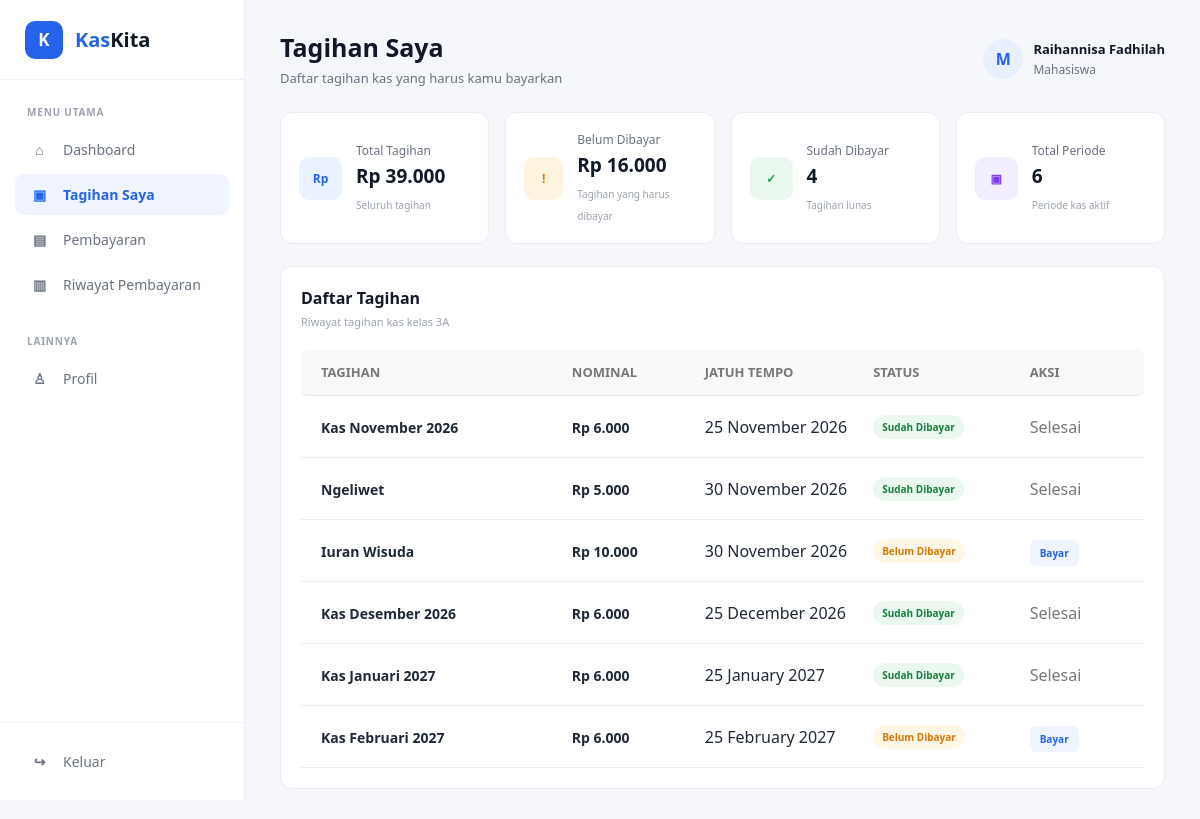
Screenshot of /pages/tagihan_mahasiswa.php (signed in) with the database file from the repository.
### tables this page shows
CREATE TABLE `mahasiswa` (
  `id_mahasiswa` int NOT NULL,
  `id_user` int NOT NULL,
  `nim` varchar(20) NOT NULL,
  `nama_mahasiswa` varchar(100) NOT NULL,
  `no_hp` varchar(15) DEFAULT NULL,
  `status` enum('Aktif','Nonaktif') DEFAULT 'Aktif'
);

CREATE TABLE `tagihan_mahasiswa` (
  `id_tagihan_mahasiswa` int NOT NULL,
  `id_mahasiswa` int NOT NULL,
  `id_tagihan` int NOT NULL,
  `status_tagihan` enum('Belum Dibayar','Sudah Dibayar') DEFAULT 'Belum Dibayar'
);

CREATE TABLE `tagihan_kas` (
  `id_tagihan` int NOT NULL,
  `nama_tagihan` varchar(100) NOT NULL,
  `nominal_tagihan` decimal(12,2) NOT NULL,
  `tanggal_tagihan` date NOT NULL,
  `tanggal_jatuh_tempo` date NOT NULL,
  `status_tagihan` enum('aktif','selesai') DEFAULT 'aktif'
);

### pages/tagihan_mahasiswa.php (the view, shortened to what this page needs)
<?php
$db = new Database();
$conn = $db->connect();
$id_user = $_SESSION['id_user'];
$stmtMahasiswa = $conn->prepare("
    SELECT
        id_mahasiswa,
        nama_mahasiswa
    FROM mahasiswa
    WHERE id_user = ?
");
$stmtMahasiswa->bind_param("i", $id_user);
$stmtMahasiswa->execute();
$resultMahasiswa = $stmtMahasiswa->get_result();
$mahasiswa = $resultMahasiswa->fetch_assoc();
$id_mahasiswa = $mahasiswa['id_mahasiswa'];
$namaMahasiswa = $mahasiswa['nama_mahasiswa'];
$tagihan = [];
$query = "
    SELECT
        tm.id_tagihan_mahasiswa,
        tm.id_tagihan,
        tm.status_tagihan,
        tk.nama_tagihan,
        tk.nominal_tagihan,
        tk.tanggal_tagihan,
        tk.tanggal_jatuh_tempo,
        tk.status_tagihan AS status_tagihan_master,
        (
            SELECT p.status_pembayaran
            FROM pembayaran p
            WHERE p.id_tagihan_mahasiswa = tm.id_tagihan_mahasiswa
            ORDER BY p.id_pembayaran DESC
            LIMIT 1
        ) AS status_pembayaran
    FROM tagihan_mahasiswa tm
    INNER JOIN tagihan_kas tk
        ON tm.id_tagihan = tk.id_tagihan
    WHERE tm.id_mahasiswa = ?
      AND tk.status_tagihan = 'aktif'
    ORDER BY tk.tanggal_jatuh_tempo ASC
";
$stmtTagihan = $conn->prepare($query);
$stmtTagihan->bind_param(
    "i",
    $id_mahasiswa
);
$stmtTagihan->execute();
$resultTagihan = $stmtTagihan->get_result();
while ($row = $resultTagihan->fetch_assoc()) {
    $status = 'Belum Dibayar';
    if ($row['status_pembayaran'] === 'disetujui') {
        $status = 'Sudah Dibayar';
    } elseif ($row['status_pembayaran'] === 'menunggu') {
        $status = 'Menunggu Verifikasi';
    } elseif ($row['status_pembayaran'] === 'ditolak') {
        $status = 'Ditolak';
    }
    $tagihan[] = [
        'id_tagihan_mahasiswa' => $row['id_tagihan_mahasiswa'],
        'id_tagihan' => $row['id_tagihan'],
        'nama' => $row['nama_tagihan'],
        'nominal' => $row['nominal_tagihan'],
        'tanggal_tagihan' => $row['tanggal_tagihan'],
        'jatuh_tempo' => $row['tanggal_jatuh_tempo'],
        'status' => $status
    ];
}
$totalTagihan = 0;
$totalBelumBayar = 0;
$totalSudahBayar = 0;
foreach ($tagihan as $item) {
    $totalTagihan += $item['nominal'];
    if (
        $item['status'] === 'Belum Dibayar' ||
        $item['status'] === 'Ditolak'
    ) {
        $totalBelumBayar += $item['nominal'];
    }
    if ($item['status'] === 'Sudah Dibayar') {
        $totalSudahBayar++;
    }
}
?>
<!DOCTYPE html>
<html lang="id">
<head>
    <link rel="stylesheet" href="/kaskita/assets/css/style.css">
</head>
<body>
    <div class="app">
        <aside class="sidebar">
            <div class="brand">
                <div class="brand-icon">
                    K
                </div>
                <div class="brand-name">
                    <span>Kas</span>Kita
                </div>
            </div>
            <div class="menu-section">
                <p class="menu-title">
                    MENU UTAMA
                </p>
                <nav class="menu">
                    <a href="dashboard_mahasiswa.php">
                        <span class="menu-icon">
                            ⌂
                        </span>
                        <span>
                            Dashboard
                        </span>
                    </a>
                    <a href="tagihan_mahasiswa.php" class="active">
                        <span class="menu-icon">
                            ▣
                        </span>
                        <span>
                            Tagihan Saya
                        </span>
                    </a>
                    <a href="tagihan_mahasiswa.php">
                        <span class="menu-icon">
                            ▤
                        </span>
                        <span>
                            Pembayaran
                        </span>
                    </a>
                    <a href="riwayat_pembayaran.php">
                        <span class="menu-icon">
                            ▥
                        </span>
                        <span>
                            Riwayat Pembayaran
                        </span>
                    </a>
                </nav>
            </div>
            <div class="menu-section">
                <p class="menu-title">
                    LAINNYA
                </p>
                <nav class="menu">
                    <a href="#">
                        <span class="menu-icon">
                            ♙
                        </span>
                        <span>
                            Profil
                        </span>
                    </a>
                </nav>
            </div>
            <div class="sidebar-bottom">
                <a href="../index.php" class="logout">
                    <span class="menu-icon">
                        ↪
                    </span>
                    <span>
                        Keluar
                    </span>
                </a>
            </div>
        </aside>
        <main class="main-content">
            <header class="topbar">
                <div class="page-title">
                    <h1>
                        Tagihan Saya
                    </h1>
                    <p>
                        Daftar tagihan kas yang harus kamu bayarkan
                    </p>
                </div>
                <div class="profile">
                    <div class="profile-icon">
                        M
                    </div>
                    <div class="profile-info">
                        <strong>
                            <?php echo htmlspecialchars($namaMahasiswa); ?>
                        </strong>
                        <span>
                            Mahasiswa
                        </span>
                    </div>
                </div>
            </header>
            <section class="stats">
                <div class="stat-card">
                    <div class="stat-icon blue">
                        Rp
                    </div>
                    <div class="stat-content">
                        <span>
                            Total Tagihan
                        </span>
                        <h3>
                            Rp
                            <?php
                            echo number_format(
                                $totalTagihan,
                                0,
                                ',',
                                '.'
                            );
                            ?>
                        </h3>
                        <small>
                            Seluruh tagihan
                        </small>
                    </div>
                </div>
                <div class="stat-card">
                    <div class="stat-icon orange">
                        !
                    </div>
                    <div class="stat-content">
                        <span>
                            Belum Dibayar
                        </span>
                        <h3>
                            Rp
                            <?php
                            echo number_format(
                                $totalBelumBayar,
                                0,
                                ',',
                                '.'
                            );
                            ?>
                        </h3>
                        <small>
                            Tagihan yang harus dibayar
                        </small>
                    </div>
                </div>
                <div class="stat-card">
                    <div class="stat-icon green">
                        ✓
                    </div>
                    <div class="stat-content">
                        <span>
                            Sudah Dibayar
                        </span>
                        <h3>
                            <?php echo $totalSudahBayar; ?>
                        </h3>
                        <small>
                            Tagihan lunas
                        </small>
                    </div>
                </div>
                <div class="stat-card">
                    <div class="stat-icon purple">
                        ▣
                    </div>
                    <div class="stat-content">
                        <span>
                            Total Periode
                        </span>
                        <h3>
                            <?php echo count($tagihan); ?>
                        </h3>
                        <small>
                            Periode kas aktif
                        </small>
                    </div>
                </div>
            </section>
            <section class="dashboard-card">
                <div class="card-header">
                    <div>
                        <h3>
                            Daftar Tagihan
                        </h3>
                        <p>
                            Riwayat tagihan kas kelas 3A
                        </p>
                    </div>
                </div>
                <div class="student-bill-table">
                    <div class="table-head">
                        <span>
                            Tagihan
                        </span>
                        <span>
                            Nominal
                        </span>
                        <span>
                            Jatuh Tempo
                        </span>
                        <span>
                            Status
                        </span>
                        <span>
                            Aksi
                        </span>
                    </div>
                    <?php if (count($tagihan) > 0): ?>
                        <?php foreach ($tagihan as $item): ?>
                            <div class="student-bill-row">
                                <div>
                                    <strong>
                                        <?php
                                        echo htmlspecialchars(
                                            $item['nama']
                                        );
                                        ?>
                                    </strong>
                                </div>
                                <div>
                                    <strong>
                                        Rp
                                        <?php
                                        echo number_format(
                                            $item['nominal'],
                                            0,
                                            ',',
                                            '.'
                                        );
                                        ?>
                                    </strong>
                                </div>
                                <div>
                                    <span>
                                        <?php
                                        echo date(
                                            'd F Y',
                                            strtotime(
                                                $item['jatuh_tempo']
                                            )
                                        );
                                        ?>
                                    </span>
                                </div>
                                <div>
                                    <?php if ($item['status'] === 'Sudah Dibayar'): ?>
                                        <span class="status approved-status">
                                            Sudah Dibayar
                                        </span>
                                    <?php elseif ($item['status'] === 'Menunggu Verifikasi'): ?>
                                        <span class="status waiting-status">
                                            Menunggu Verifikasi
                                        </span>
                                    <?php elseif ($item['status'] === 'Ditolak'): ?>
                                        <span class="status rejected-status">
                                            Ditolak
                                        </span>
                                    <?php else: ?>
                                        <span class="status waiting-status">
                                            Belum Dibayar
                                        </span>
                                    <?php endif; ?>
                                </div>
                                <div>
                                    <?php if ($item['status'] === 'Belum Dibayar'): ?>
                                        <a href="pembayaran_mahasiswa.php?id_tagihan_mahasiswa=<?php echo $item['id_tagihan_mahasiswa']; ?>"
                                            class="btn-edit">
                                            Bayar
                                        </a>
                                    <?php elseif ($item['status'] === 'Menunggu Verifikasi'): ?>
                                        <span style="color:#777;">
                                            Menunggu
                                        </span>
                                    <?php else: ?>
                                        <span style="color:#777;">
                                            Selesai
                                        </span>
                                    <?php endif; ?>
                                </div>
                            </div>
                        <?php endforeach; ?>
                    <?php endif; ?>
                </div>
            </section>
        </main>
    </div>
</body>
</html>

### rows the page displays
mahasiswa: nama_mahasiswa "Raihannisa Fadhilah"
tagihan_mahasiswa: id_tagihan.nama_tagihan "Kas November 2026", id_tagihan.nominal_tagihan "6.000", jatuh_tempo "25 November 2026", shows "Sudah Dibayar", shows "Selesai"
tagihan_mahasiswa: id_tagihan.nama_tagihan "Ngeliwet", id_tagihan.nominal_tagihan "5.000", id_tagihan.tanggal_jatuh_tempo "30 November 2026", shows "Sudah Dibayar", shows "Selesai"
tagihan_mahasiswa: id_tagihan.nama_tagihan "Iuran Wisuda", id_tagihan.nominal_tagihan "10.000", id_tagihan.tanggal_jatuh_tempo "30 November 2026", status_tagihan "Belum Dibayar"
tagihan_mahasiswa: id_tagihan.nama_tagihan "Kas Desember 2026", id_tagihan.nominal_tagihan "6.000", id_tagihan.tanggal_jatuh_tempo "25 December 2026", shows "Sudah Dibayar", shows "Selesai"
tagihan_mahasiswa: id_tagihan.nama_tagihan "Kas Januari 2027", id_tagihan.nominal_tagihan "6.000", id_tagihan.tanggal_jatuh_tempo "25 January 2027", shows "Sudah Dibayar", shows "Selesai"
tagihan_mahasiswa: id_tagihan.nama_tagihan "Kas Februari 2027", id_tagihan.nominal_tagihan "6.000", id_tagihan.tanggal_jatuh_tempo "25 February 2027", status_tagihan "Belum Dibayar"

### other values shown
$totalTagihan "39.000"
$totalBelumBayar "16.000"
$totalSudahBayar "4"
count($tagihan) "6"
